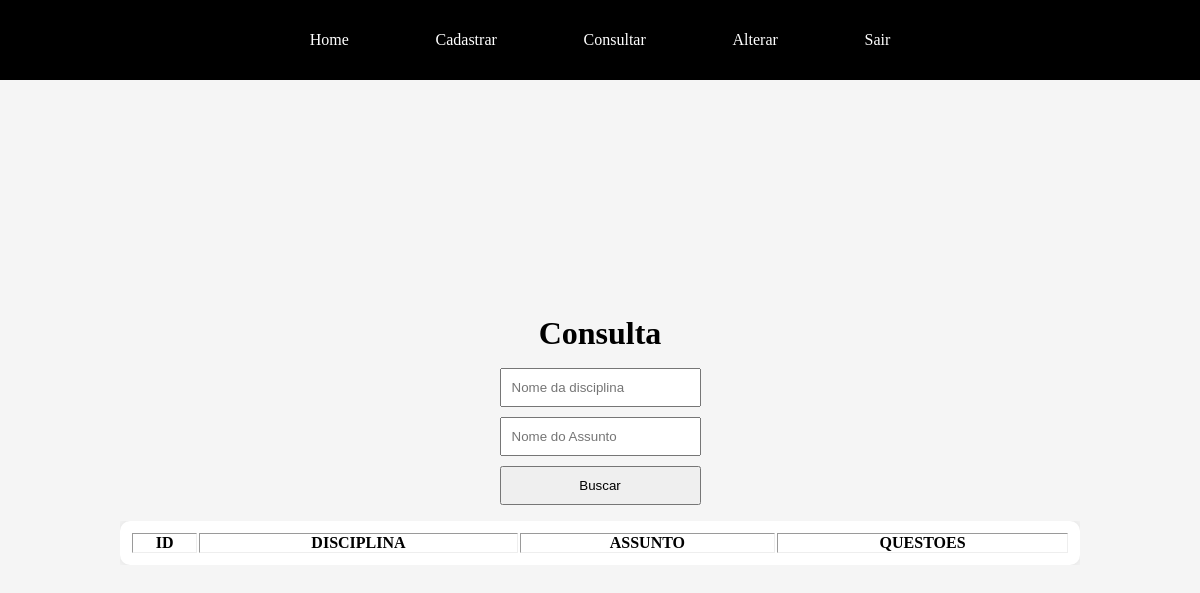
Page /site/acess/prof/consulta/prova/consultar.php on the earlier database version.
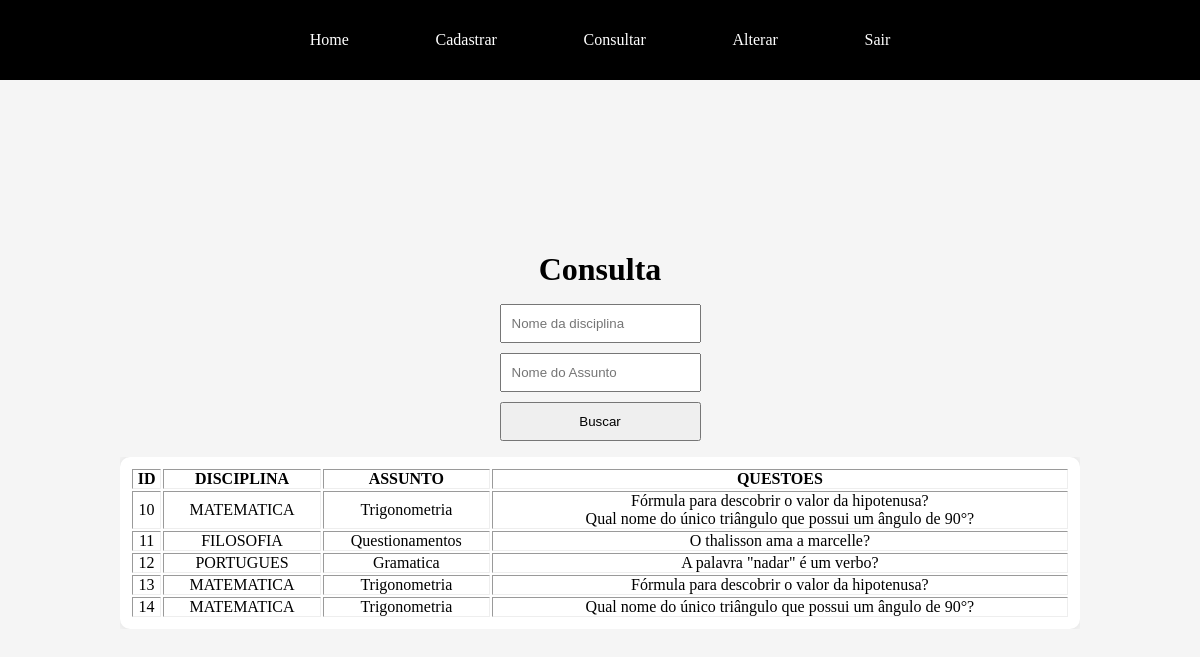
Same page on the later database version.
### tables this page shows
CREATE TABLE `prova` (
  `id` int(11) NOT NULL,
  `disciplina` varchar(60) NOT NULL,
  `assunto` varchar(60) NOT NULL,
  `questoes` varchar(120) NOT NULL
);

### site/acess/prof/consulta/prova/consultar.php (the view, shortened to what this page needs)
<!DOCTYPE html>
<html lang="pt-BR">
<head>
  <link rel="stylesheet" href="../../../../css/acess/consulta.css">
  <?php
    require "../../../../conexao.php";
    $sql = "SELECT * FROM prova";
    $result = mysqli_query($conn, $sql);
  ?>
</head>
<body>
  <header>
    <nav class="menu">
      <a href="../../home.php" class="menu-item"><span>Home</span></a>
      <a href="../../cadastrar.php" class="menu-item"><span>Cadastrar</span></a>
      <a href="../../consultar.php" class="menu-item"><span>Consultar</span></a>
      <a href="../../alterar.php" class="menu-item"><span>Alterar</span></a>
      <a href="../../../../index.php" class="menu-item"><span>Sair</span></a>
    </nav>
  </header>
  <main>
    <h1>Consulta</h1>
    <form action="busca.php" method="post" class="busca" style="display: flex; flex-direction: column; gap: 10px;">
      <input type="text" name="nome" placeholder="Nome da disciplina" required>
      <input type="text" name="assunto" placeholder="Nome do Assunto" required>
      <button type="submit">Buscar</button>
    </form>
    <div class="container">
      <table border="1px" class='lista'>
        <thead>
          <th>ID</th>
          <th>DISCIPLINA</th>
          <th>ASSUNTO</th>
          <th>QUESTOES</th>
        </thead>
        <tbody>
          <?php
            while ($row = mysqli_fetch_assoc($result)) {
              echo "<tr>
                <td>{$row['id']}</td>
                <td>{$row['disciplina']}</td>
                <td>{$row['assunto']}</td>
                <td>{$row['questoes']}</td>
              </tr>";
            }
          ?>
        </tbody>
      </table>
    </div>
  </main>
</body>
</html>

Differences in the rows shown:
added prova: id "10", disciplina "MATEMATICA", assunto "Trigonometria", questoes "Fórmula para descobrir o valor da hipotenusa? Qual nome do único triângulo que possui um ângulo de 90°?"
added prova: id "11", disciplina "FILOSOFIA", assunto "Questionamentos", questoes "O thalisson ama a marcelle?"
added prova: id "12", disciplina "PORTUGUES", assunto "Gramatica", questoes "A palavra \"nadar\" é um verbo?"
added prova: id "13", disciplina "MATEMATICA", assunto "Trigonometria", questoes "Fórmula para descobrir o valor da hipotenusa?"
added prova: id "14", disciplina "MATEMATICA", assunto "Trigonometria", questoes "Qual nome do único triângulo que possui um ângulo de 90°?"
